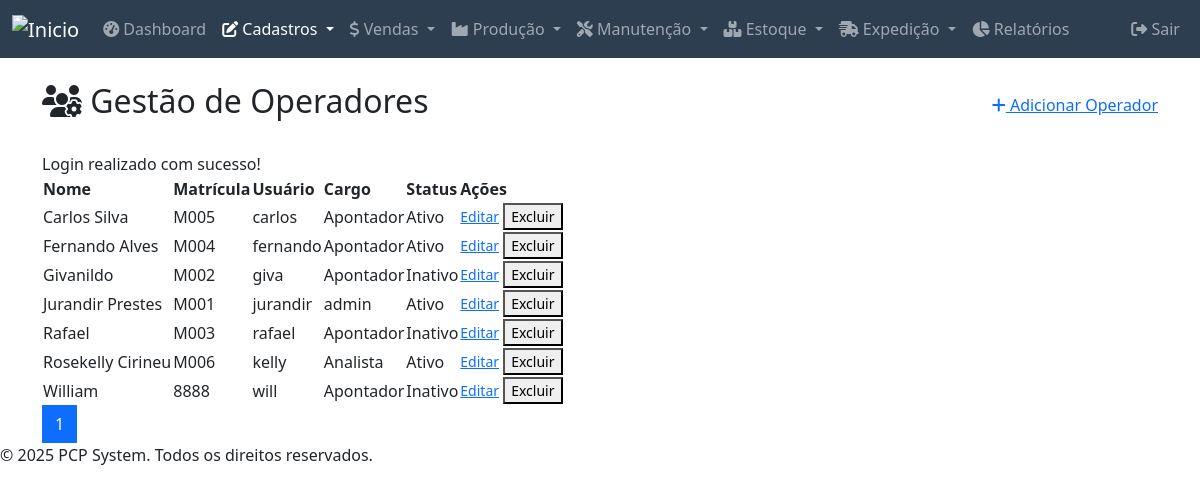
/modules/operadores/index.php (signed in), run on the app's committed database.
### tables this page shows
CREATE TABLE `operadores` (
  `id` int(11) NOT NULL,
  `matricula` varchar(20) NOT NULL,
  `username` varchar(50) DEFAULT NULL,
  `cargo` varchar(100) DEFAULT NULL,
  `ativo` tinyint(1) NOT NULL DEFAULT 1,
  `password_hash` varchar(255) DEFAULT NULL,
  `nome` varchar(100) NOT NULL,
  `localizacao` varchar(100) DEFAULT NULL,
  `deleted_at` datetime DEFAULT NULL
);

### public_html/modules/operadores/index.php (the view, shortened to what this page needs)
<?php
require_once __DIR__ . '/../../includes/header.php';
$conn = connectDB();
$items_per_page = 10;
$current_page = isset($_GET['page']) ? (int)$_GET['page'] : 1;
$offset = ($current_page - 1) * $items_per_page;
$total_items = $conn->query("SELECT COUNT(*) AS total FROM operadores WHERE deleted_at IS NULL")->fetch_assoc()['total'];
$total_pages = ceil($total_items / $items_per_page);
$sql = "SELECT * FROM operadores WHERE deleted_at IS NULL ORDER BY nome ASC LIMIT ? OFFSET ?";
$operadores = $conn->execute_query($sql, [$items_per_page, $offset])->fetch_all(MYSQLI_ASSOC);
?>
<div class="container mt-4">
    <div class="d-flex justify-content-between align-items-center mb-4">
        <h2><i class="fas fa-users-cog"></i> Gestão de Operadores</h2>
        <a href="adicionar.php" class="button add"><i class="fas fa-plus"></i> Adicionar Operador</a>
    </div>
    <?php if (isset($_SESSION['message'])): ?>
    <div class="message <?php echo htmlspecialchars($_SESSION['message_type']); ?>">
        <?php echo $_SESSION['message']; ?>
    </div>
    <?php endif; ?>
    <table>
        <thead>
            <tr>
                <th>Nome</th>
                <th>Matrícula</th>
                <th>Usuário</th>
                <th>Cargo</th>
                <th>Status</th>
                <th>Ações</th>
            </tr>
        </thead>
        <tbody>
            <?php foreach ($operadores as $operador): ?>
                <tr>
                    <td><?php echo htmlspecialchars($operador['nome']); ?></td>
                    <td><?php echo htmlspecialchars($operador['matricula']); ?></td>
                    <td><?php echo htmlspecialchars($operador['username']); ?></td>
                    <td><?php echo htmlspecialchars($operador['cargo']); ?></td>
                    <td><?php echo $operador['ativo'] ? 'Ativo' : 'Inativo'; ?></td>
                    <td>
                        <a href="editar.php?id=<?php echo $operador['id']; ?>" class="button edit small">Editar</a>
                        <button class="button delete small" onclick="showDeleteModal('operadores', <?php echo $operador['id']; ?>)">Excluir</button>
                    </td>
                </tr>
            <?php endforeach; ?>
        </tbody>
    </table>
    <div class="pagination">
        <?php for ($i = 1; $i <= $total_pages; $i++): ?>
            <a href="?page=<?php echo $i; ?>" class="page-link <?php echo ($i == $current_page) ? 'active' : ''; ?>"><?php echo $i; ?></a>
        <?php endfor; ?>
    </div>
</div>
<?php
require_once __DIR__ . '/../../includes/footer.php';
?>

### data on the page
operadores: nome "Carlos Silva", matricula "M005", username "carlos", cargo "Apontador", ativo "Ativo"
operadores: nome "Fernando Alves", matricula "M004", username "fernando", cargo "Apontador", ativo "Ativo"
operadores: nome "Givanildo", matricula "M002", username "giva", cargo "Apontador", ativo "Inativo"
operadores: nome "Jurandir Prestes", matricula "M001", username "jurandir", cargo "admin", ativo "Ativo"
operadores: nome "Rafael", matricula "M003", username "rafael", cargo "Apontador", ativo "Inativo"
operadores: nome "Rosekelly Cirineu", matricula "M006", username "kelly", cargo "Analista", ativo "Ativo"
operadores: nome "William", matricula "8888", username "will", cargo "Apontador", ativo "Inativo"

### other printed values
$_SESSION['message'] "Login realizado com sucesso!"
